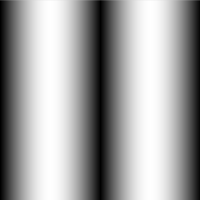
Frame 1 (no input)
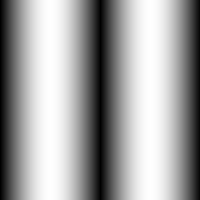
Frame 60 (the mouse pressed at the canvas centre just before this capture)
Frame 120 (the mouse held since frame 60 and released just before this capture): identical to frame 60, image omitted

The Processing sketch that drew these frames (run headless with seeded random() and noise(); from frame 60 on, the mouse is pressed at the canvas centre):

// Processing sketch: T24_arraySine
// ── T24_arraySine.pde
float[] sineWave;

void setup(){
   size(200,200);
   sineWave = new float[width];
   for(int i=0; i<sineWave.length; i++){
     float r = map(i,0,width,0,TWO_PI);
     sineWave[i] = abs(sin(r));
   }
}

void draw(){
  for(int i=0; i<sineWave.length; i++){
    stroke(sineWave[i]*255);
    line(i,0,i,height);
  }
}
